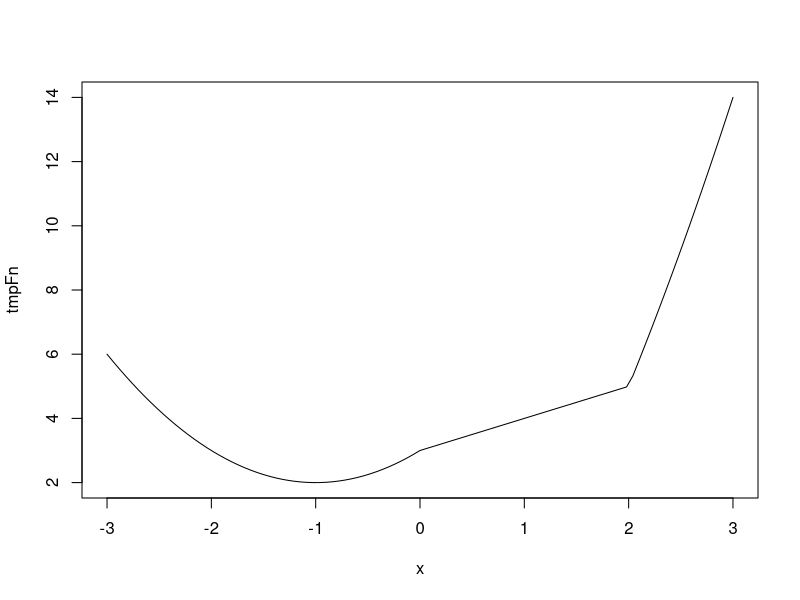
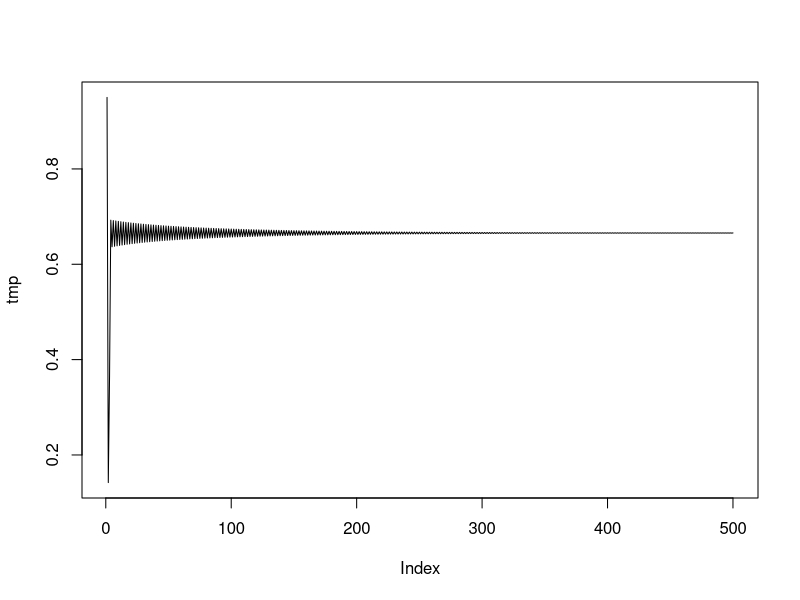
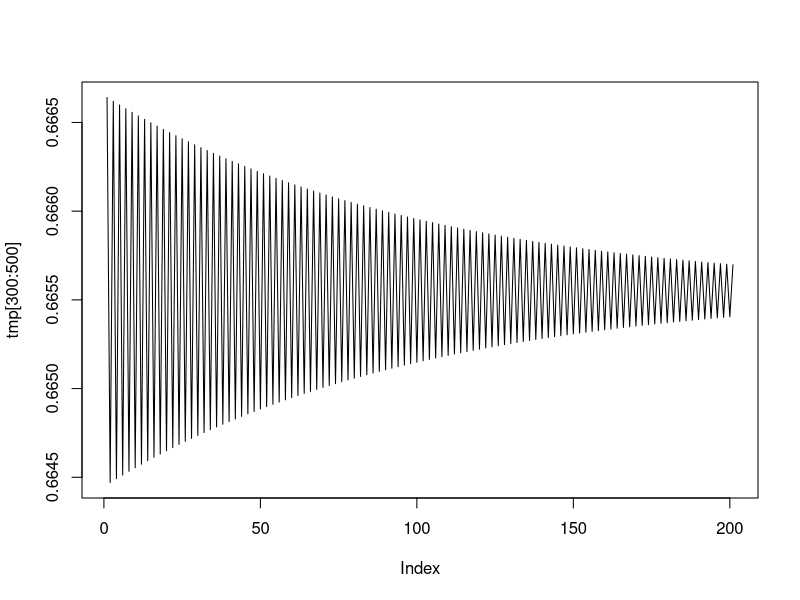

These figures' R source, in order:
## ---- chunk 1
knitr::opts_chunk$set(echo = TRUE)
## ---- chunk 2

tmpFn1 <- function(xVec){
  return(xVec^(1:length(xVec)))
}

## simple example
a <- c(2, 5, 3, 8, 2, 4)

b <- tmpFn1(a)
b

## ---- chunk 3
tmpFn2 <- function(xVec2){
  
  n = length(xVec2)
  
  return(xVec2^(1:n)/(1:n))
}



c <- tmpFn2(a)
c


## ---- chunk 4
tmpFn3 <- function(x, n){
  return(1 + sum(sapply(1:n, function(i) x ^ i / i)))
}
## ---- chunk 5
tmpFn <- function(xVec){
  n2 <- 1:(length(xVec) -2)
  return((xVec[n2] + xVec[n2 + 1] + xVec[n2 + 2]) / 3)
}
## ---- chunk 6
tmpFn(c(1:5, 6:1))
## ---- chunk 7
tmpFn <- function(xVec){
  return(
    (xVec < 0) * (xVec ^ 2 + 2 * xVec + 3)
  + (xVec >= 0 & xVec < 2) * (xVec + 3) 
  + (xVec >= 2) * (xVec ^ 2 + 4 * xVec - 7)
  )
}
x <- seq(-3, 3, 0.01)
plot(tmpFn, -3, 3)
## ---- chunk 8
tmpFn <- function(xMat){
  return(
    (xMat %% 2 == 0) * xMat
  + (xMat %% 2 != 0) * (xMat * 2) 
  )
}
xMat <- matrix(c(1, 1, 3, 5, 2, 6, -2, -1, -3), nrow = 3, byrow = TRUE)
tmpFn(xMat)
## ---- chunk 9
tmpFn <- function(k, n){
  xMat <- matrix(rep(0, n ^ 2), nrow = n)
  xMat <- row(xMat) - col(xMat)
  xMat[abs(xMat) == 1] <- 1
  xMat[abs(xMat) != 1] <- 0
  xMat <- xMat + diag(k, nrow = n)
  return(xMat)
}
tmpFn(2, 5)
## ---- chunk 10
quadrant <- function(alpha){
  return(1 + floor((alpha %% 360) / 90))
}
## ---- chunk 11
weekday <- function(day, month, year){
  kVec <- day
  yVec <- ifelse(
    month > 2, 
    year - floor(year / 100) * 100, 
    year - floor(year / 100) * 100 - 1
  )
  cVec <- floor(year / 100)
  mVec <- ifelse(month > 2, month - 2, month + 10)
  return(
    (
     floor(2.6 * mVec - 0.2) 
   + kVec
   + yVec
   + floor(yVec/4)
   + floor(cVec/4)
   - 2 * cVec
    ) %% 7 + 1 
  ) 
}
## ---- chunk 12
weekday(28, 1, 2018)
## ---- chunk 13
tmpFn <-function(n){
  xVec <- c(1, 2)
  for (i in 2: (n - 2)){
    xVec[i + 1] <- xVec[i] + 2 / xVec[i]
  }
  return(xVec)
}

tmpFn(10)
## ---- chunk 14
tmpFn <-function(n){
  xVec <- c(1, 2)
  for (i in 1: (n - 2)){
    xVec[i + 1] <- xVec[i] + 2 / xVec[i]
  }
  return(xVec)
}

tmpFn(10)
## ---- chunk 15
tmpFn <-function(n){
  xVec <- c(1, 2)
  for (i in 1: (n - 3)){
    xVec[i + 2] <- xVec[i] + 2 / xVec[i]
  }
  return(xVec)
}

tmpFn(10)
## ---- chunk 16
tmpFn <-function(n){
  xVec <- c(1, 2)
  for (i in 1: (n - 3)){
    xVec[i + 2] <- xVec[i + 1] + 2 / xVec[i]
  }
  return(xVec)
}

tmpFn(10)
## ---- chunk 17
testLoop2 <- function(yVec){
  return(sum(exp(1:length(yVec))))
}
## ---- chunk 18
quadmap <- function(start, rho, niter){
  yVec <- c(start)
  loop <- 1
  while (loop != niter){
    yVec <- rbind(yVec, rho * yVec[loop] * (1 - yVec[loop]))
    loop <- loop + 1
    
  }
  return(yVec)
}
## ---- chunk 19
quadmap(0.1, 2, 9)
tmp <- quadmap(start=0.95, rho=2.99, niter=500)
plot(tmp, type="l")
plot(tmp[300:500], type="l")
## ---- chunk 20
determineNumber <- function(start, rho){
  yVec <- quadmap(start, rho, 2)
  
  loop <- 2
  while (abs(yVec[length(yVec)] - yVec[length(yVec) - 1]) >= 0.02){
    yVec <- rbind(yVec, rho * yVec[loop] * (1 - yVec[loop]))
    loop <- loop + 1
  }
  return(length(yVec) - 1)
}
determineNumber(0.95, 2.99)
## ---- chunk 21
tmpFn <- function(xVec, k){
  xVecMean <- mean(xVec)
  lowerSum <- sum((xVec - xVecMean) ^ 2)
  upperSum <- sum(sapply((k+1):length(xVec), function(i) (xVec[i] - xVecMean) * (xVec[i-k] - xVecMean)))
  return(upperSum / lowerSum)
}

tmpFn(seq(2,56,3), 1)

tmpFn(seq(2,56,3), 2)
## ---- chunk 22
tmpFn4 <- function(xVec, k){
  outPut <- rep(0, k)
  for (i in 1:k) outPut[i] <- tmpFn(xVec, i)
  return(outPut)
}

tmpFn4(seq(2,56,3), 2)
